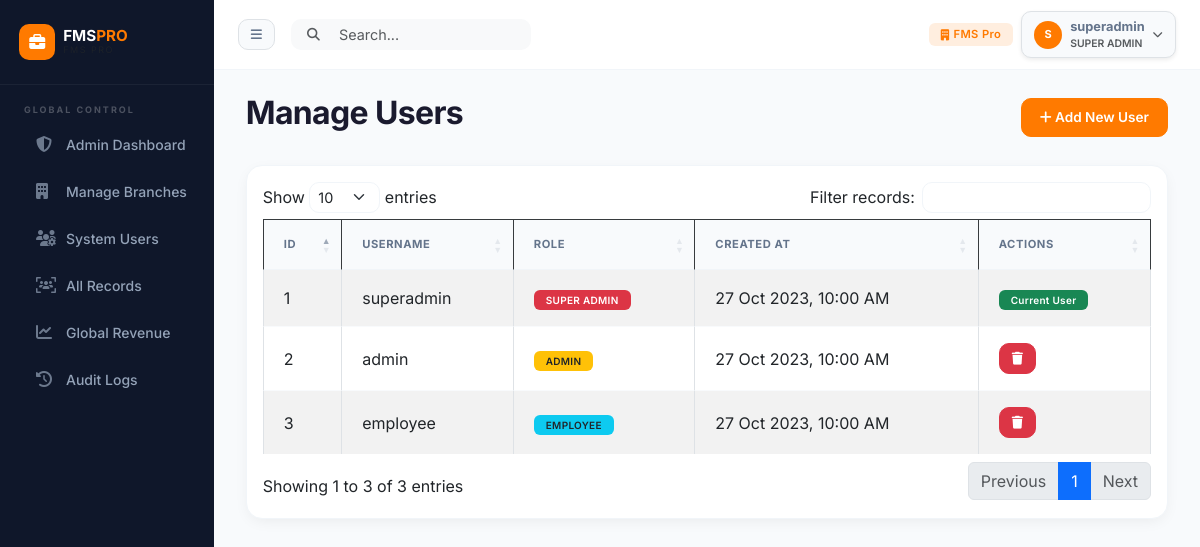
Before: /pages/users.php (signed in) with the older database file.
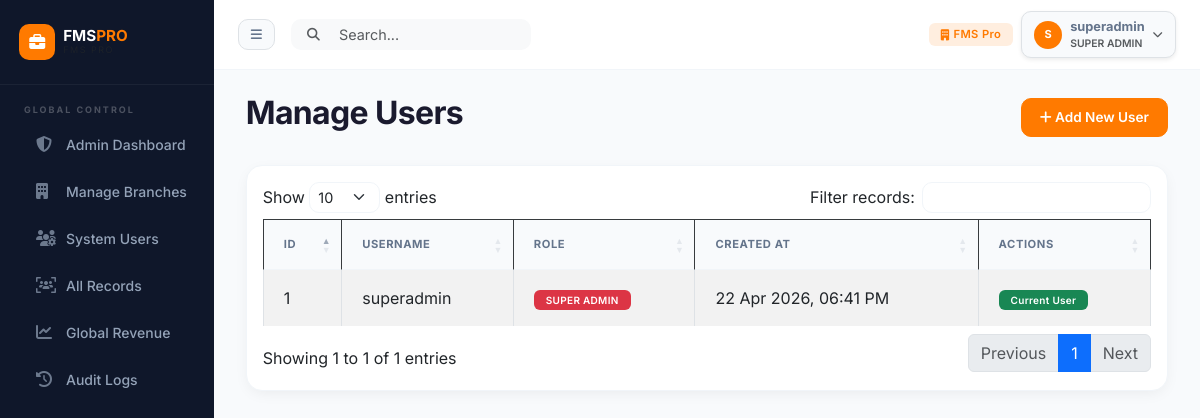
After: the same page with the newer database file.
### tables this page shows
CREATE TABLE `users` (
  `id`             INT(11)      NOT NULL AUTO_INCREMENT,
  `employee_id`    VARCHAR(50)  DEFAULT NULL COMMENT 'e.g. SCH-ADM-001, REST-EMP-042',
  `full_name`      VARCHAR(100) DEFAULT NULL,
  `username`       VARCHAR(50)  NOT NULL,
  `password`       VARCHAR(255) NOT NULL COMMENT 'Bcrypt hash',
  `plain_password` VARCHAR(255) DEFAULT NULL COMMENT 'Stored for admin reference only',
  `role`           ENUM('super_admin','admin','employee') NOT NULL DEFAULT 'employee',
  `branch_id`      INT(11)      DEFAULT NULL COMMENT 'NULL = universal (super_admin)',
  `created_by`     INT(11)      DEFAULT NULL COMMENT 'Who created this user',
  `is_active`      TINYINT(1)   NOT NULL DEFAULT 1,
  `created_at`     TIMESTAMP    NOT NULL DEFAULT CURRENT_TIMESTAMP,
  PRIMARY KEY (`id`),
  UNIQUE KEY `username` (`username`),
  KEY `branch_id` (`branch_id`),
  CONSTRAINT `users_ibfk_1` FOREIGN KEY (`branch_id`) REFERENCES `branches` (`id`) ON DELETE SET NULL
);

### pages/users.php (the view, shortened to what this page needs)
<?php
require_once '../includes/auth.php';
include '../includes/header.php';
$users = $conn->query("SELECT * FROM users ORDER BY id DESC");
?>
<div class="d-flex justify-content-between align-items-center mb-4">
    <h2 class="fw-bold">Manage Users</h2>
    <button class="btn btn-primary" data-bs-toggle="modal" data-bs-target="#addUserModal"><i class="fas fa-plus"></i> Add New User</button>
</div>
<div class="card">
    <div class="card-body">
        <div class="table-responsive">
            <table class="table table-bordered table-striped datatable w-100">
                <thead class="table-dark">
                    <tr>
                        <th>ID</th>
                        <th>Username</th>
                        <th>Role</th>
                        <th>Created At</th>
                        <th>Actions</th>
                    </tr>
                </thead>
                <tbody>
                    <?php while($row = $users->fetch_assoc()): ?>
                    <tr>
                        <td><?php echo $row['id']; ?></td>
                        <td><?php echo htmlspecialchars($row['username']); ?></td>
                        <td>
                            <?php
                                $r = $row['role'];
                                $badge = 'bg-secondary';
                                if($r == 'super_admin') $badge = 'bg-danger';
                                else if($r == 'admin') $badge = 'bg-warning text-dark';
                                else if($r == 'employee') $badge = 'bg-info text-dark';
                                echo "<span class='badge $badge'>" . strtoupper(str_replace('_', ' ', $r)) . "</span>";
                            ?>
                        </td>
                        <td><?php echo date('d M Y, h:i A', strtotime($row['created_at'])); ?></td>
                        <td>
                            <?php if($_SESSION['user_id'] != $row['id']): ?>
                                <?php if($_SESSION['role'] == 'super_admin' || ($_SESSION['role'] == 'admin' && $row['role'] == 'employee')): ?>
                                    <a href="users.php?delete=<?php echo $row['id']; ?>" class="btn btn-danger btn-sm" onclick="return confirm('Are you sure you want to delete this user?');"><i class="fas fa-trash"></i></a>
                                <?php else: ?>
                                    <button class="btn btn-secondary btn-sm" disabled><i class="fas fa-ban"></i></button>
                                <?php endif; ?>
                            <?php else: ?>
                                <span class="badge bg-success">Current User</span>
                            <?php endif; ?>
                        </td>
                    </tr>
                    <?php endwhile; ?>
                </tbody>
            </table>
        </div>
    </div>
</div>
<?php include '../includes/footer.php'; ?>

### includes/header.php (shortened to what this page needs)
<?php
$btype         = $_SESSION['business_type'] ?? 'other';
$industry_colors = [
    'school'     => ['primary' => '#3b82f6', 'name' => 'School ERP'],
    'college'    => ['primary' => '#6366f1', 'name' => 'College ERP'],
    'dispensary' => ['primary' => '#14b8a6', 'name' => 'Clinic'],
    'hotel'      => ['primary' => '#8b5cf6', 'name' => 'Hotel'],
    'shop'       => ['primary' => '#f59e0b', 'name' => 'Shop'],
    'restaurant' => ['primary' => '#ef4444', 'name' => 'Restaurant'],
    'inventory'  => ['primary' => '#10b981', 'name' => 'Inventory'],
    'company'    => ['primary' => '#64748b', 'name' => 'Company'],
    'other'      => ['primary' => '#ff7a00', 'name' => 'FMS Pro'],
];
$ic     = $industry_colors[$btype] ?? $industry_colors['other'];
?>
<!DOCTYPE html>
<html lang="en">
<head>
    <link href="https://cdn.jsdelivr.net/npm/bootstrap@5.3.0/dist/css/bootstrap.min.css" rel="stylesheet">
    <link rel="stylesheet" href="https://cdnjs.cloudflare.com/ajax/libs/font-awesome/6.4.0/css/all.min.css">
    <link rel="stylesheet" href="https://cdn.datatables.net/1.13.6/css/dataTables.bootstrap5.min.css">
</head>
<body>
<div class="d-flex wrapper">
    <?php include 'sidebar.php'; ?>
    <div id="page-content-wrapper" class="w-100">
        <nav class="top-navbar d-flex align-items-center">
            <button class="btn btn-light btn-sm me-3 border" id="menu-toggle"><i class="fas fa-bars"></i></button>
            <div class="d-none d-md-flex position-relative me-3" style="width:240px;">
                <i class="fas fa-search position-absolute top-50 translate-middle-y ms-3 text-muted" style="font-size:0.8rem;"></i>
                <input class="form-control form-control-sm ps-5 bg-light border-0" type="search" placeholder="Search..." id="globalSearch">
            </div>
            <div class="ms-auto d-flex align-items-center gap-2">
                <span class="badge d-none d-sm-inline-flex" style="background:var(--first-color-light);color:var(--first-color);font-size:0.7rem;padding:6px 12px;">
                    <i class="fas fa-building me-1"></i><?php echo htmlspecialchars($_SESSION['branch_name'] ?? $ic['name']); ?>
                </span>
                <div class="dropdown">
                    <button class="btn btn-light border btn-sm d-flex align-items-center gap-2 shadow-sm" data-bs-toggle="dropdown">
                        <div class="d-flex align-items-center justify-content-center bg-primary text-white rounded-circle fw-bold" style="width:28px;height:28px;font-size:11px;">
                            <?php echo strtoupper(substr($_SESSION['username'], 0, 1)); ?>
                        </div>
                        <div class="text-start d-none d-sm-block">
                            <div class="fw-bold" style="font-size:0.8rem;"><?php echo htmlspecialchars($_SESSION['username']); ?></div>
                            <div class="text-muted" style="font-size:0.65rem;"><?php echo strtoupper(str_replace('_',' ',$_SESSION['role'])); ?></div>
                        </div>
                        <i class="fas fa-chevron-down text-muted" style="font-size:0.65rem;"></i>
                    </button>
                </div>
            </div>
        </nav>
        <div class="main-container">

### includes/sidebar.php (shortened to what this page needs)
<?php
$current_page = basename($_SERVER['PHP_SELF']);
$current_dir  = basename(dirname($_SERVER['PHP_SELF']));
$btype = $_SESSION['business_type'] ?? 'other';
$role  = $_SESSION['role'] ?? 'employee';
$industry_config = [
    'school'     => ['label' => 'School ERP',   'icon' => 'fa-school',       'entity' => 'Students',   'color' => '#3b82f6'],
    'college'    => ['label' => 'College ERP',  'icon' => 'fa-university',   'entity' => 'Students',   'color' => '#6366f1'],
    'restaurant' => ['label' => 'Restaurant',   'icon' => 'fa-utensils',     'entity' => 'Orders',     'color' => '#ef4444'],
    'hotel'      => ['label' => 'Hotel Mgmt',   'icon' => 'fa-hotel',        'entity' => 'Guests',     'color' => '#8b5cf6'],
    'shop'       => ['label' => 'Shop POS',     'icon' => 'fa-store',        'entity' => 'Customers',  'color' => '#f59e0b'],
    'dispensary' => ['label' => 'Clinic Mgmt',  'icon' => 'fa-clinic-medical','entity' => 'Patients',  'color' => '#14b8a6'],
    'inventory'  => ['label' => 'Inventory',    'icon' => 'fa-boxes-stacked','entity' => 'Clients',   'color' => '#10b981'],
    'other'      => ['label' => 'FMS Pro',      'icon' => 'fa-briefcase',    'entity' => 'Clients',   'color' => '#ff7a00'],
];
$icfg = $industry_config[$btype] ?? $industry_config['other'];
$in_subfolder = in_array($current_dir, ['school','college','restaurant','hotel','shop','dispensary','inventory','admin','pages','staff']);
$prefix = $in_subfolder ? '../' : './';
?>
<div class="sidebar-wrapper" id="sidebar-wrapper">
    <div class="sidebar-heading">
        <div class="d-flex align-items-center gap-2">
            <div style="width:36px;height:36px;border-radius:10px;background:var(--first-color);display:flex;align-items:center;justify-content:center;">
                <i class="fas <?php echo $icfg['icon']; ?> text-white" style="font-size:1rem;"></i>
            </div>
            <div>
                <div class="fw-bold text-white lh-1" style="font-size:0.95rem;">FMS<span style="color:var(--first-color);">PRO</span></div>
                <div class="text-muted" style="font-size:9px;letter-spacing:1.5px;text-transform:uppercase;"><?php echo $icfg['label']; ?></div>
            </div>
        </div>
    </div>
    <div class="list-group list-group-flush my-2">
        <?php  if ($role === 'super_admin'): ?>
        <div class="sidebar-section-label">Global Control</div>
        <a href="<?php echo $prefix; ?>admin/index.php" class="list-group-item list-group-item-action <?php echo ($current_page == 'index.php' && $current_dir == 'admin') ? 'active' : ''; ?>">
            <i class="fas fa-shield-halved"></i>Admin Dashboard
        </a>
        <a href="<?php echo $prefix; ?>admin/branches.php" class="list-group-item list-group-item-action <?php echo ($current_page == 'branches.php') ? 'active' : ''; ?>">
            <i class="fas fa-building"></i>Manage Branches
        </a>
        <a href="<?php echo $prefix; ?>admin/users.php" class="list-group-item list-group-item-action <?php echo ($current_page == 'users.php' && $current_dir == 'admin') ? 'active' : ''; ?>">
            <i class="fas fa-users-gear"></i>System Users
        </a>
        <a href="<?php echo $prefix; ?>admin/students.php" class="list-group-item list-group-item-action <?php echo ($current_page == 'students.php' && $current_dir == 'admin') ? 'active' : ''; ?>">
            <i class="fas fa-users-viewfinder"></i>All Records
        </a>
        <a href="<?php echo $prefix; ?>admin/fees.php" class="list-group-item list-group-item-action <?php echo ($current_page == 'fees.php' && $current_dir == 'admin') ? 'active' : ''; ?>">
            <i class="fas fa-chart-line"></i>Global Revenue
        </a>
        <a href="<?php echo $prefix; ?>admin/logs.php" class="list-group-item list-group-item-action <?php echo $current_page == 'logs.php' ? 'active' : ''; ?>">
            <i class="fas fa-history"></i>Audit Logs
        </a>
        <?php  endif; ?>
    </div>
</div>

### includes/footer.php (shortened to what this page needs)
            </div>
        </div>
    </div>
</body>
</html>

### includes/sidebar.php (style rules this page uses)
.sidebar-section-label { padding: 10px 24px 4px; font-size: 9px; text-transform: uppercase; letter-spacing: 2px; color: rgba(255,255,255,0.25); font-weight: 700; }
.sidebar-wrapper { min-height: 100vh; width: 260px; background: #0f172a !important; }
.sidebar-wrapper .list-group-item { background: transparent !important; color: #94a3b8 !important; padding: 11px 24px; border: none; font-weight: 500; display: flex; align-items: center; gap: 12px; border-radius: 10px; margin: 2px 12px; font-size: 0.875rem; transition: all 0.18s; }
.sidebar-wrapper .list-group-item i { font-size: 1rem; width: 18px; opacity: 0.7; }
.sidebar-heading { padding: 1.5rem 1.2rem; border-bottom: 1px solid rgba(255,255,255,0.05); }

Changed rows visible on the page:
removed users: id "3", username "employee", role "EMPLOYEE", created_at "27 Oct 2023, 10:00 AM"
removed users: id "2", username "admin", role "ADMIN", created_at "27 Oct 2023, 10:00 AM"
changed users "superadmin": created_at "27 Oct 2023, 10:00 AM" → "22 Apr 2026, 06:41 PM"
Other visible differences:
text written by a page script: "Show entries Filter records: Showing 1 to 3 of 3 entries Previous 1 Next" → "Show entries Filter records: Showing 1 to 1 of 1 entries Previous 1 Next"
